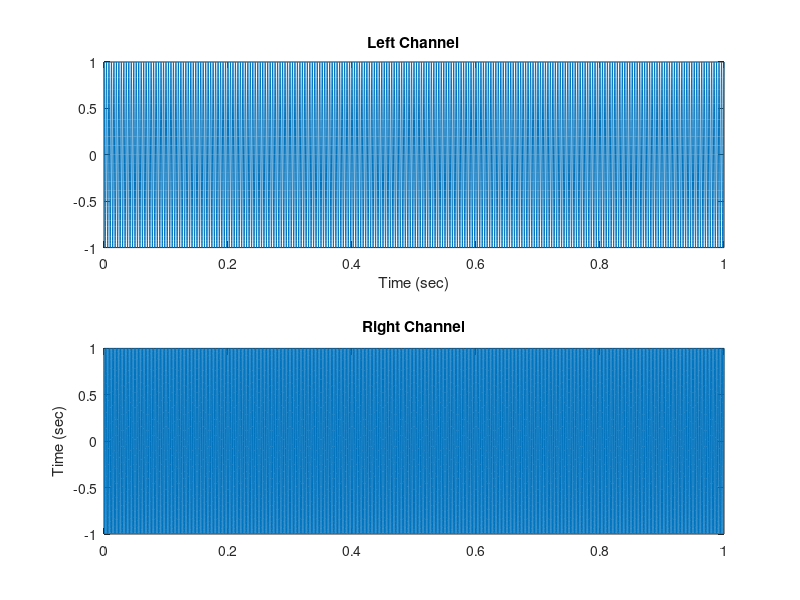

Here is the MATLAB script that generated this plot:
% script2.m
% Generation, representation and playback of STEREO (multichannel) sounds

Fs = 16000; Ts = 1/Fs;
time = 0:Ts:1;

% Signal Generation
xLeft = cos(2*pi*250*time)';   % Left Channel
xRight = cos(2*pi*450*time)';  % Right Channel
x = [xLeft xRight];            % Compose STEREO signal

% Plot x;
figure;
subplot(2,1,1); plot(time, x(:,1)); xlabel('Time (sec)'); title('Left Channel');
subplot(2,1,2); plot(time, x(:,2)); ylabel('Time (sec)'); title('Right Channel');

% Play Sound
sound(x, Fs);